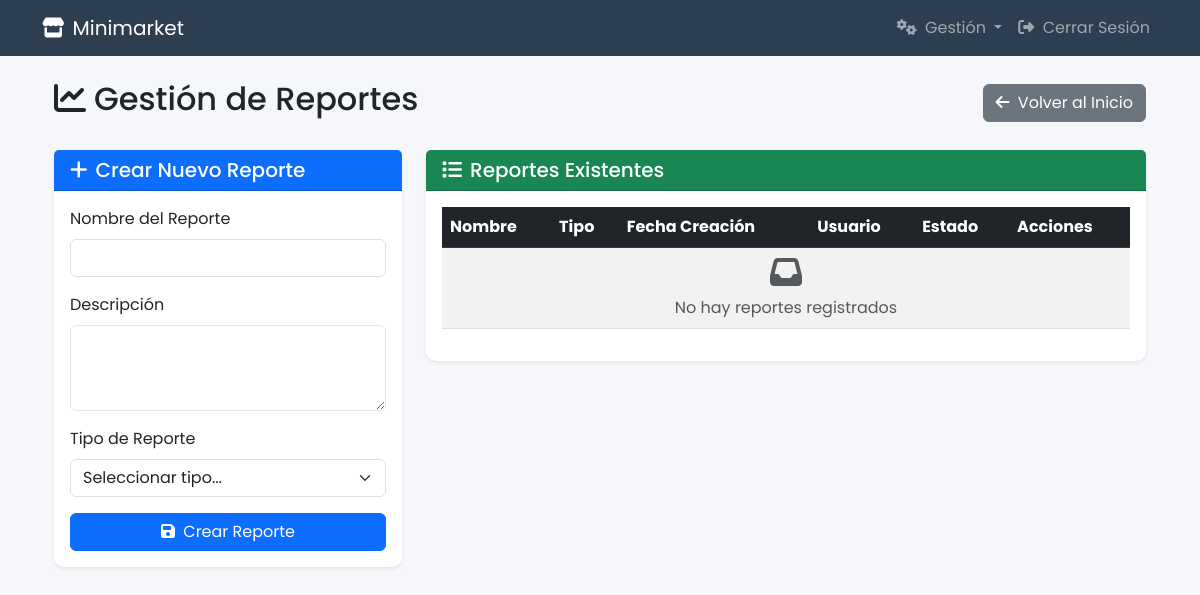
The app's page /gestionar-reportes/ (signed in), older data.
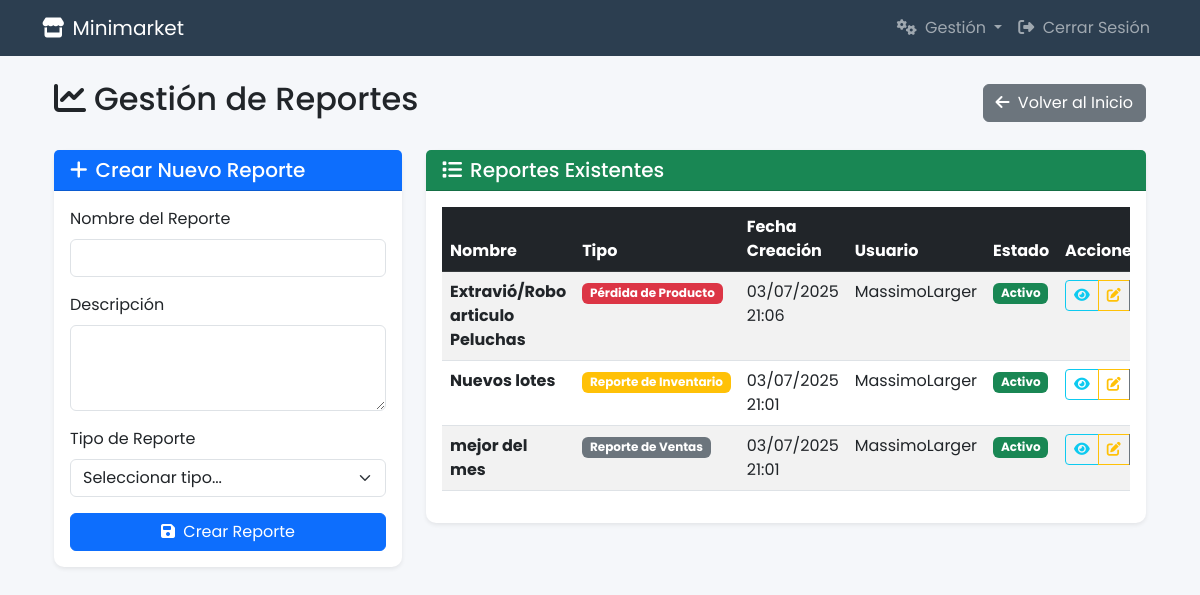
The same page, newer data.
### Tienda/models.py (models this page shows, shortened)
class Reporte(models.Model):
    TIPO_CHOICES = [
        ('producto', 'Reporte de Producto'),
        ('perdida', 'Pérdida de Producto'),
        ('inventario', 'Reporte de Inventario'),
        ('ventas', 'Reporte de Ventas'),
    ]
    nombre_reporte = models.CharField(max_length=200)
    descripcion = models.TextField()
    tipo = models.CharField(max_length=20, choices=TIPO_CHOICES)
    fecha_creacion = models.DateTimeField(auto_now_add=True)
    usuario_creador = models.ForeignKey(User, on_delete=models.PROTECT, related_name='reportes_creados')
    productos_afectados = models.ManyToManyField(Producto, through='ReporteProducto', blank=True)
    activo = models.BooleanField(default=True)
    class Meta:
        ordering = ['-fecha_creacion']
        verbose_name = 'Reporte'
        verbose_name_plural = 'Reportes'

### Tienda/views/report_views.py (the view, shortened to what this page needs)
# urls.py: path('gestionar-reportes/', report_views.gestionar_reportes, name='gestionar_reportes'),
@login_required
@user_passes_test(lambda u: u.is_superuser, login_url='home')
def gestionar_reportes(request):
    if not request.session.get('reports_access_granted', False):
        messages.warning(request, 'Debes verificar tu contraseña para acceder a la gestión de reportes.')
        return redirect('home')
    reportes = Reporte.objects.all().order_by('-fecha_creacion')
    productos = Producto.objects.all().order_by('nombre')
    if request.method == 'GET':
        action = request.GET.get('action')
    context = {
        'reportes': reportes,
        'productos': productos,
    }
    return render(request, 'Tienda/gestionar_reportes.html', context)

### Tienda/templates/Tienda/gestionar_reportes.html (shortened to what this page needs)
{% extends 'Tienda/base_layout.html' %}
{% load static %}
{% block content %}
<div class="container-fluid mt-4">
    <div class="d-flex justify-content-between align-items-center mb-4">
        <h2><i class="fas fa-chart-line me-2"></i>Gestión de Reportes</h2>
        <a href="{% url 'home' %}" class="btn btn-secondary">
            <i class="fas fa-arrow-left me-1"></i> Volver al Inicio
        </a>
    </div>
    <div class="row">
        <div class="col-md-4">
            <div class="card border-0 shadow-sm">
                <div class="card-header bg-primary text-white">
                    <h5 class="mb-0"><i class="fas fa-plus me-2"></i>Crear Nuevo Reporte</h5>
                </div>
                <div class="card-body">
                    <form id="formCrearReporte">
                        <div class="mb-3">
                            <label for="nombreReporte" class="form-label">Nombre del Reporte</label>
                            <input type="text" class="form-control" id="nombreReporte" name="nombreReporte" required>
                        </div>
                        <div class="mb-3">
                            <label for="descripcionReporte" class="form-label">Descripción</label>
                            <textarea class="form-control" id="descripcionReporte" name="descripcionReporte" rows="3"></textarea>
                        </div>
                        <div class="mb-3">
                            <label for="tipoReporte" class="form-label">Tipo de Reporte</label>
                            <select class="form-select" id="tipoReporte" name="tipoReporte" onchange="mostrarCamposProducto()" required>
                                <option value="">Seleccionar tipo...</option>
                            </select>
                        </div>
                        <button type="submit" class="btn btn-primary w-100">
                            <i class="fas fa-save me-1"></i> Crear Reporte
                        </button>
                    </form>
                </div>
            </div>
        </div>
        <div class="col-md-8">
            <div class="card border-0 shadow-sm">
                <div class="card-header bg-success text-white">
                    <h5 class="mb-0"><i class="fas fa-list me-2"></i>Reportes Existentes</h5>
                </div>
                <div class="card-body">
                    <div class="table-responsive">
                        <table class="table table-striped table-hover">
                            <thead class="table-dark">
                                <tr>
                                    <th>Nombre</th>
                                    <th>Tipo</th>
                                    <th>Fecha Creación</th>
                                    <th>Usuario</th>
                                    <th>Estado</th>
                                    <th>Acciones</th>
                                </tr>
                            </thead>
                            <tbody id="tablaReportes">
                                {% for reporte in reportes %}
                                <tr data-reporte-id="{{ reporte.id }}">
                                    <td><strong>{{ reporte.nombre_reporte }}</strong></td>
                                    <td>
                                        <span class="badge
                                            {% if reporte.tipo == 'producto' %}bg-info
                                            {% elif reporte.tipo == 'perdida' %}bg-danger
                                            {% elif reporte.tipo == 'inventario' %}bg-warning
                                            {% else %}bg-secondary{% endif %}">
                                            {{ reporte.get_tipo_display }}
                                        </span>
                                    </td>
                                    <td>{{ reporte.fecha_creacion|date:"d/m/Y H:i" }}</td>
                                    <td>{{ reporte.usuario_creador.username }}</td>
                                    <td>
                                        <span class="badge {% if reporte.activo %}bg-success{% else %}bg-secondary{% endif %}">
                                            {% if reporte.activo %}Activo{% else %}Inactivo{% endif %}
                                        </span>
                                    </td>
                                    <td>
                                        <div class="btn-group btn-group-sm" role="group">
                                            <button type="button" class="btn btn-outline-info" onclick="verDetalleReporte({{ reporte.id }})" title="Ver Detalle">
                                                <i class="fas fa-eye"></i>
                                            </button>
                                            <button type="button" class="btn btn-outline-warning" onclick="editarReporte({{ reporte.id }})" title="Editar">
                                                <i class="fas fa-edit"></i>
                                            </button>
                                        </div>
                                    </td>
                                </tr>
                                {% empty %}
                                <tr>
                                    <td colspan="6" class="text-center text-muted">
                                        <i class="fas fa-inbox fa-2x mb-2"></i><br>
                                        No hay reportes registrados
                                    </td>
                                </tr>
                                {% endfor %}
                            </tbody>
                        </table>
                    </div>
                </div>
            </div>
        </div>
    </div>
</div>
{% endblock %}

### Tienda/templates/Tienda/base_layout.html (shortened to what this page needs)
<!DOCTYPE html>
<html lang="es">
<head>
    <link href="https://cdn.jsdelivr.net/npm/bootstrap@5.3.0/dist/css/bootstrap.min.css" rel="stylesheet">
    <link rel="stylesheet" href="https://cdnjs.cloudflare.com/ajax/libs/font-awesome/6.4.0/css/all.min.css">
</head>
<body>
    <nav class="navbar navbar-expand-lg navbar-dark mb-4">
        <div class="container">
            <a class="navbar-brand" href="{% url 'home' %}">
                <i class="fas fa-store me-2"></i>Minimarket
            </a>
            <div class="collapse navbar-collapse">
                <ul class="navbar-nav ms-auto">
                    <li class="nav-item dropdown">
                        <a class="nav-link dropdown-toggle" href="#" id="adminDropdown" role="button" data-bs-toggle="dropdown" aria-expanded="false">
                            <i class="fas fa-cogs me-1"></i> Gestión
                        </a>
                    </li>
                    {% if user.is_authenticated %}
                        <li class="nav-item">
                            <a class="nav-link" href="{% url 'logout' %}">
                                <i class="fas fa-sign-out-alt me-1"></i> Cerrar Sesión
                            </a>
                        </li>
                    {% else %}
                        <li class="nav-item">
                            <a class="nav-link" href="{% url 'login' %}">
                                <i class="fas fa-sign-in-alt me-1"></i> Iniciar Sesión
                            </a>
                        </li>
                    {% endif %}
                </ul>
            </div>
        </div>
    </nav>
    <div class="container">
        {% block content %}{% endblock %}
    </div>
</body>
</html>

### Tienda/templates/Tienda/base_layout.html (style rules this page uses)
:root { --primary-color: #2c3e50; --secondary-color: #3498db; --accent-color: #e74c3c; }
body { font-family: 'Poppins', sans-serif; background-color: #f5f7fa; }
.navbar { background-color: var(--primary-color); }
.card { border-radius: 10px; box-shadow: 0 5px 15px rgba(0, 0, 0, 0.05); }
.card-header { background-color: var(--primary-color); border-radius: 10px 10px 0 0; }

Row changes from the older to the newer data that the page shows:
added Reporte: nombre_reporte "Extravió/Robo articulo Peluchas", tipo "Pérdida de Producto", fecha_creacion "03/07/2025 21:06", usuario_creador.username "MassimoLarger", activo "Activo"
added Reporte: nombre_reporte "Nuevos lotes", tipo "Reporte de Inventario", fecha_creacion "03/07/2025 21:01", usuario_creador.username "MassimoLarger", activo "Activo"
added Reporte: nombre_reporte "mejor del mes", tipo "Reporte de Ventas", fecha_creacion "03/07/2025 21:01", usuario_creador.username "MassimoLarger", activo "Activo"
Text that changed along with them:
text no longer shown: "No hay reportes registrados"
